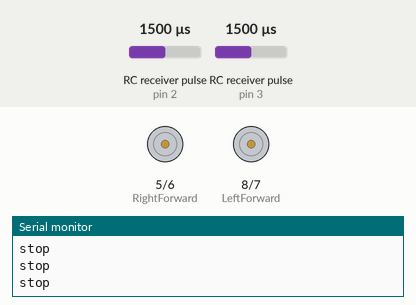
Recording of a sketch running on a simulated Arduino Uno, built with avr-gcc and run on an emulated ATmega328P. Parts: motor-driver pin pairs drawn as motors (green arrow = first pin HIGH = forward, orange = second pin HIGH = backward, longer = more drive, scaled by the enable pin), the last lines printed to the serial monitor. Wiring (inferred from the names in the program): 2 × RC receiver channel: data pin 2 / data pin 3. Inputs (shaded band) come from the test bench; at power-on: RC receiver pulse (sensors on pin 2, pin 3) 1500 µs.

Above: at 1.2 s.
1.3 s: RC receiver pulse (sensor on pin 2) set to 1462 µs
2.8 s: RC receiver pulse (sensor on pin 2) set to 1436 µs
At 3.9 s:
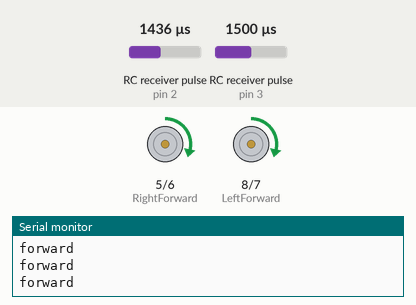
4.3 s: RC receiver pulse (sensor on pin 2) set to 1750 µs
At 5.0 s:
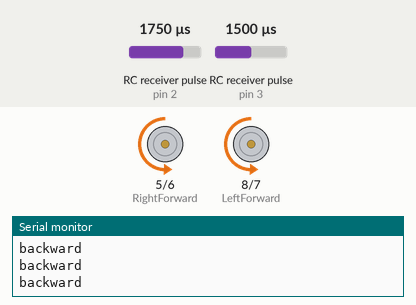
5.8 s: RC receiver pulse (sensor on pin 3) set to 1463 µs
7.3 s: RC receiver pulse (sensor on pin 3) set to 1447 µs
At 8.0 s:
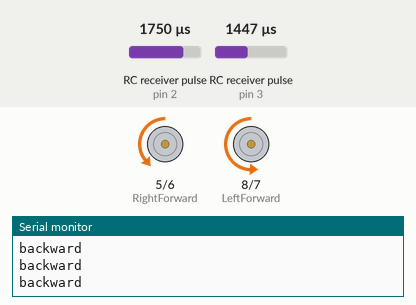
8.8 s: RC receiver pulse (sensor on pin 3) set to 1250 µs
At 8.99 s:
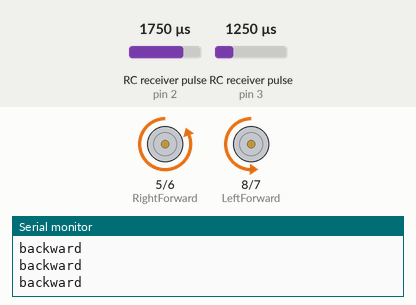
Timing chart, 0 to 12.8 s (numbered marks = the images above; inputs shaded):
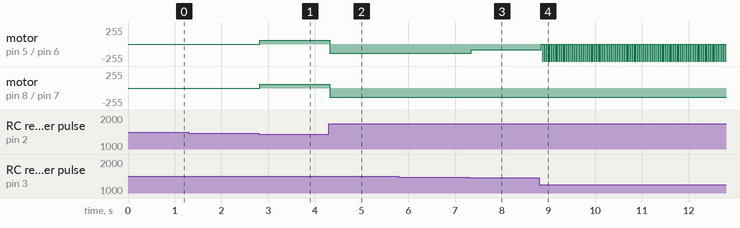

The sketch:

RC_TANK_PWM_V2.ino
```cpp
/*
 *Latest Update : 15.04.2020
 *Developer     : Emre Albayrak Istanbul/TURKEY
 *This program written for control the arduino based robot tank chassis with using two channel of RC module.
 *It uses RC modul's two channel (throttle and steer) an mix them for tank motion principle.
 *For more //github.com/EmreAlbayrak/RC-Tank-Project.
*/
//---------------------- For motor driver
#define RightBackward      6
#define LeftBackward       7
#define RightForward       5
#define LeftForward        8
#define R_Enable           10
#define L_Enable           9
void MoveForward();
void MoveBackward();
void MoveForwardLeft();
void MoveForwardRight();
void MoveBackwardLeft();
void MoveBackwardRight();
void TankTurnLeft();
void TankTurnRight();
void Stop();
int left_pwm_value;
int right_pwm_value;
//---------------------- For RC receiver
#define throttle 2 //throttle input from rc receiver
#define steering 3 //steering input from rc receiver
int ch1; //Steering channel direct input value
int ch2; //Throttle channel direct input value
int ch1_map; //Steer channel map value
int ch2_map; //Throttle channel map value
//--------------------------------------------------------- Setup
void setup() {
  Serial.begin(9600);
//----------------------- For motor driver
  pinMode(RightBackward, OUTPUT);  //Right Motor Backward
  pinMode(LeftBackward, OUTPUT); //Left Motor Backward
  pinMode(RightForward, OUTPUT); //Right Motor Forward
  pinMode(LeftForward, OUTPUT); //Letf Motor Forward
  pinMode(R_Enable, OUTPUT);
  pinMode(L_Enable,OUTPUT);
//----------------------- For RC receiver
  pinMode(throttle, INPUT);
  pinMode(steering, INPUT);
}
//--------------------------------------------------------- Main code
void loop(){
  ch1 = pulseIn(steering, HIGH, 25000);
  ch2 = pulseIn(throttle, HIGH, 25000);
  ch1_map = map(ch1,1000,2000,-100,100);
  ch2_map = map(ch2,1000,2000,-100,100);
  if(ch2_map >= 10){
    MoveBackward();
  }
  else if(ch2_map <= -10){
    MoveForward();
  }
  else if(ch1_map >= 10){
    TankTurnLeft();
  }
  else if(ch1_map <= -10){
    TankTurnRight();
  }
  else {
    Stop();
  }
}
//--------------------------------------------------------- Functions
void MoveForward(){
  if(ch1_map >= 10){
    right_pwm_value = map(ch2_map,-10,-105,50,255);
    left_pwm_value = map(ch1_map,10,105,50,right_pwm_value);
    left_pwm_value = right_pwm_value - left_pwm_value;
  }
  else if(ch1_map <= -10){
    left_pwm_value = map(ch2_map,-10,-105,50,255);
    right_pwm_value = map(ch1_map,-10,-105,50,left_pwm_value);
    right_pwm_value = left_pwm_value - right_pwm_value;
  }
  else{
    right_pwm_value = map(ch2_map,-10,-105,50,255);
    left_pwm_value = map(ch2_map,-10,-105,50,255);
  }
  analogWrite(R_Enable, right_pwm_value);
  analogWrite(L_Enable, left_pwm_value);
  digitalWrite(RightBackward, LOW);
  digitalWrite(LeftBackward, LOW);
  digitalWrite(RightForward, HIGH);
  digitalWrite(LeftForward, HIGH);
  Serial.print ("\nforward");
/*
  Serial.print("left pwm: ");
  Serial.println(left_pwm_value);
  Serial.print("right pwm: ");
  Serial.println(right_pwm_value);
*/
}
void MoveBackward(){
  if(ch1_map >= 10){
    right_pwm_value = map(ch2_map,10,105,50,255);
    left_pwm_value = map(ch1_map,10,105,50,right_pwm_value);
    left_pwm_value = right_pwm_value - left_pwm_value;
  }
  else if(ch1_map <= -10){
    left_pwm_value = map(ch2_map,10,105,50,255);
    right_pwm_value = map(ch1_map,-10,-105,50,255);
    right_pwm_value = left_pwm_value - right_pwm_value;
  }
  else{
    right_pwm_value = map(ch2_map,10,105,50,255);
    left_pwm_value = map(ch2_map,10,105,50,255);
  }
  analogWrite(R_Enable, right_pwm_value);
  analogWrite(L_Enable, left_pwm_value);
  digitalWrite(RightBackward, HIGH);
  digitalWrite(LeftBackward, HIGH);
  digitalWrite(RightForward, LOW);
  digitalWrite(LeftForward, LOW);
  Serial.print ("\nbackward");
}
void MoveForwardLeft(){
  analogWrite(R_Enable, right_pwm_value);
  analogWrite(L_Enable, left_pwm_value);
  digitalWrite(RightBackward, LOW);
  digitalWrite(LeftBackward, LOW);
  digitalWrite(RightForward, HIGH);
  digitalWrite(LeftForward, LOW);
  Serial.print ("\nforward left");
}
void MoveForwardRight(){
  analogWrite(R_Enable, right_pwm_value);
  analogWrite(L_Enable, left_pwm_value);
  digitalWrite(RightBackward, LOW);
  digitalWrite(LeftBackward, LOW);
  digitalWrite(RightForward, LOW);
  digitalWrite(LeftForward, HIGH);
  Serial.print ("\nforward right");
}
void MoveBackwardLeft(){
  analogWrite(R_Enable, right_pwm_value);
  analogWrite(L_Enable, left_pwm_value);
  digitalWrite(RightBackward, HIGH);
  digitalWrite(LeftBackward, LOW);
  digitalWrite(RightForward, LOW);
  digitalWrite(LeftForward, LOW);
  Serial.print ("\nbackward left");
}
void MoveBackwardRight(){
  analogWrite(R_Enable, right_pwm_value);
  analogWrite(L_Enable, left_pwm_value);
  digitalWrite(RightBackward, LOW);
  digitalWrite(LeftBackward, HIGH);
  digitalWrite(RightForward, LOW);
  digitalWrite(LeftForward, LOW);
  Serial.print ("\nbackward right");
}
void TankTurnLeft(){
  right_pwm_value = map(ch1_map,10,105,50,255);
  left_pwm_value = map(ch1_map,10,105,50,255);
  analogWrite(R_Enable, right_pwm_value);
  analogWrite(L_Enable, left_pwm_value);
  digitalWrite(RightBackward, LOW);
  digitalWrite(LeftBackward, HIGH);
  digitalWrite(RightForward, HIGH);
  digitalWrite(LeftForward, LOW);
  Serial.print ("\ntank turn left");
}
void TankTurnRight(){
  right_pwm_value = map(ch1_map,-10,-105,50,255);
  left_pwm_value = map(ch1_map,-10,-105,50,255);
  analogWrite(R_Enable, right_pwm_value);
  analogWrite(L_Enable, left_pwm_value);
  digitalWrite(RightBackward, HIGH);
  digitalWrite(LeftBackward, LOW);
  digitalWrite(RightForward, LOW);
  digitalWrite(LeftForward, HIGH);
  Serial.print ("\ntank turn right");
}
void Stop(){
  digitalWrite(RightBackward, LOW);
  digitalWrite(LeftBackward, LOW);
  digitalWrite(RightForward, LOW);
  digitalWrite(LeftForward, LOW);
  Serial.print ("\nstop");
}
```

Measured:
- the behaviour switches between 1454 and 1453 µs on RC receiver pulse (sensor on pin 2) (found by bisection; images 0 and 1)
- the behaviour switches between 1454 and 1453 µs on RC receiver pulse (sensor on pin 3) (found by bisection; images 2 and 3)
- after the input at 2.8 s, motor on pin 5 (RightForward) / pin 6 (RightBackward), motor on pin 8 (LeftForward) / pin 7 (LeftBackward): stopped → forward 56/255 at once
- after the input at 4.3 s, motor on pin 5 (RightForward) / pin 6 (RightBackward), motor on pin 8 (LeftForward) / pin 7 (LeftBackward): forward 56/255 → backward 136/255 at once
- after the input at 7.3 s, motor on pin 5 (RightForward) / pin 6 (RightBackward): backward 136/255 → backward 84/255 at once
- after the input at 8.8 s, motor on pin 5 (RightForward) / pin 6 (RightBackward): alternates backward 255/255 for 0.02 s and stopped for 0.02 s, starting at once
